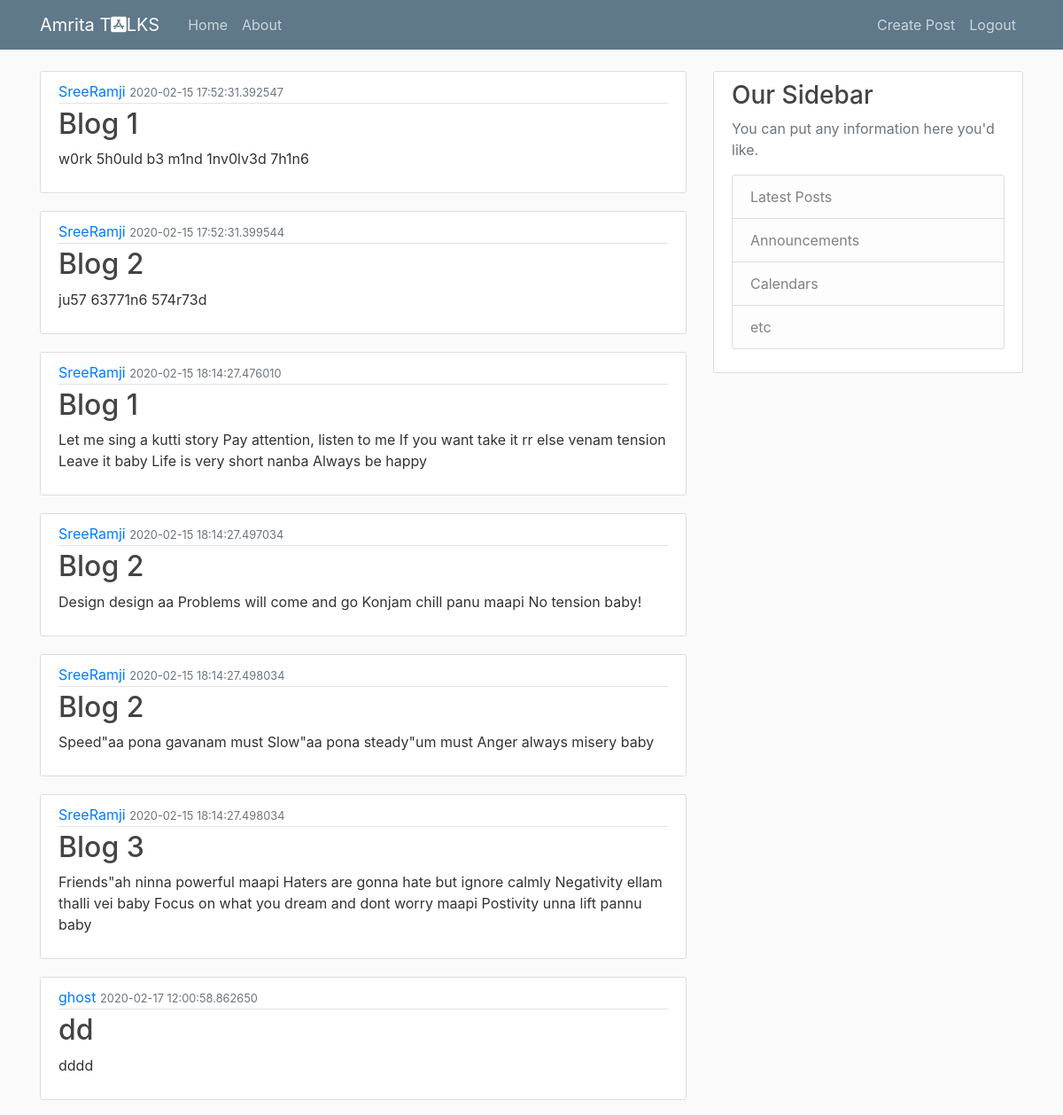
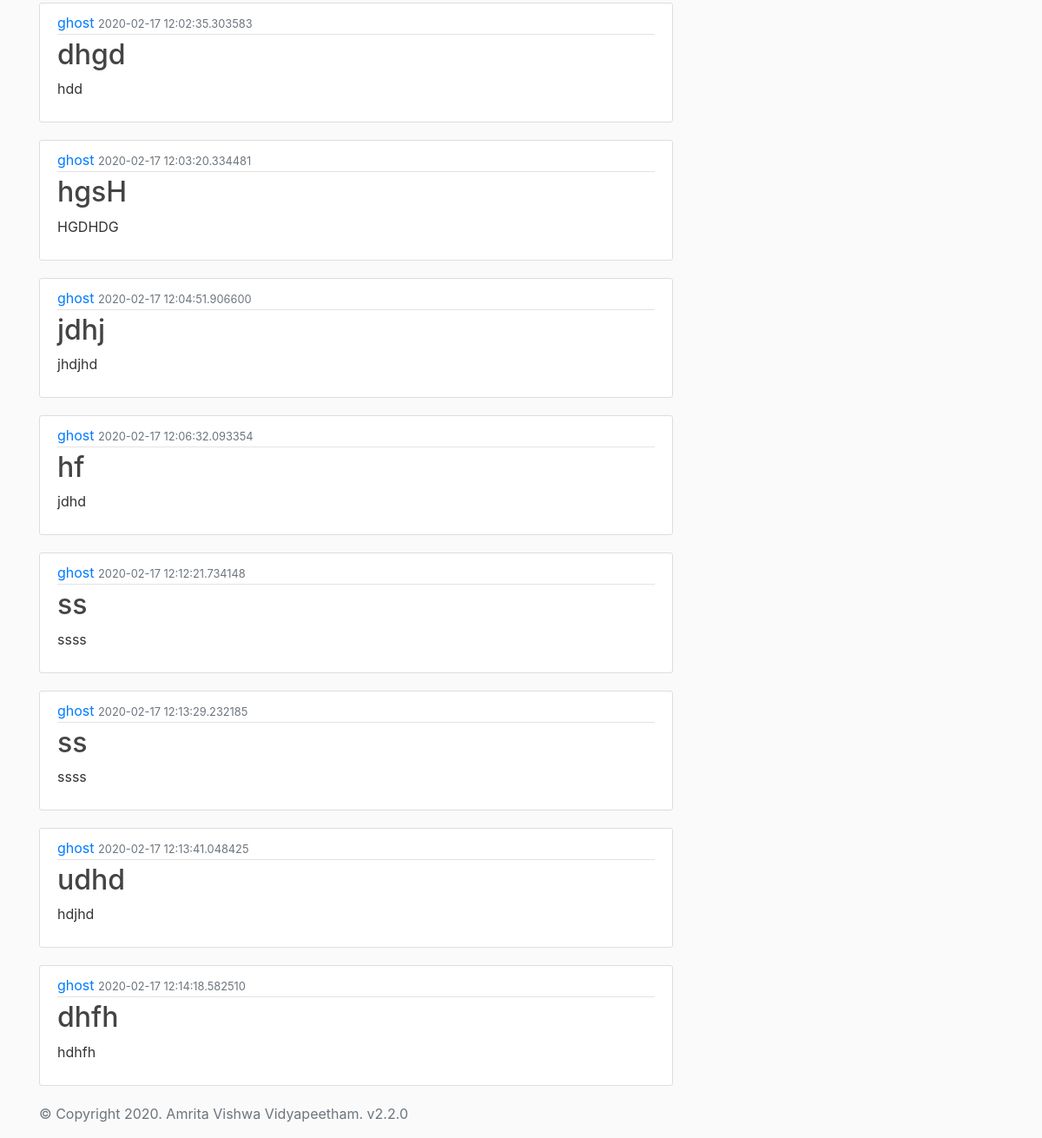
Before: /home (signed in) with the older database file (2 pictures, top to bottom).
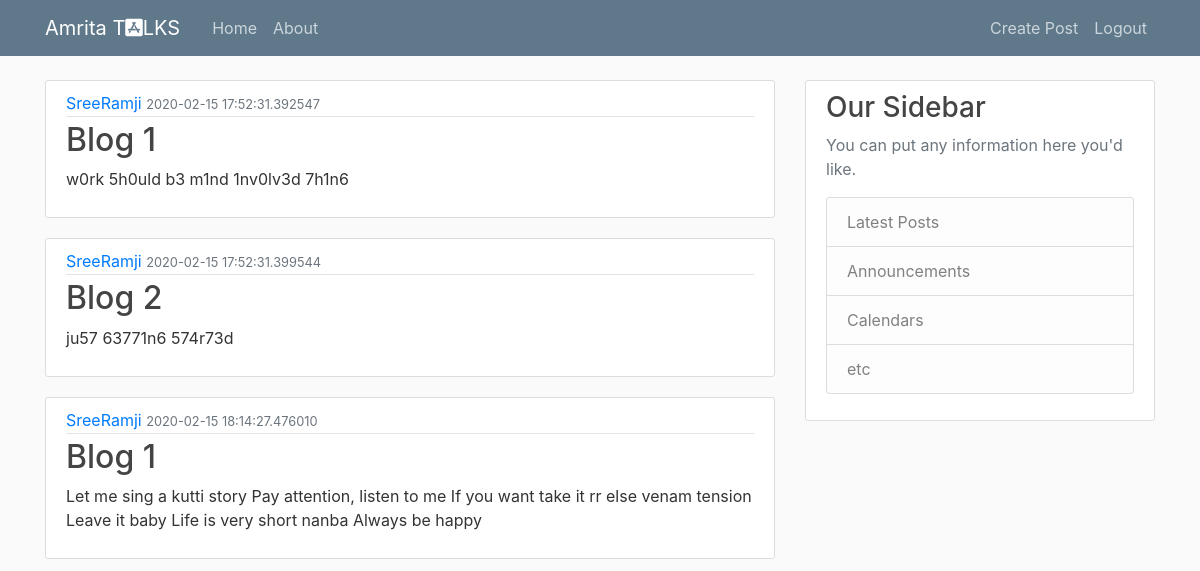
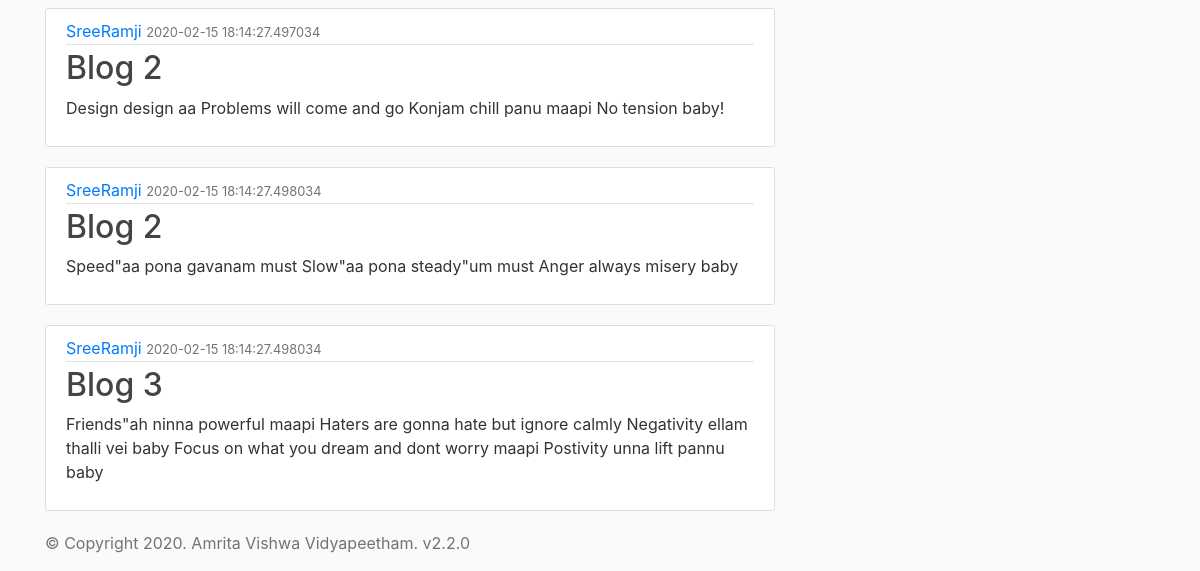
After: the same page with the newer database file (2 pictures, top to bottom).
### blog.py (models this page shows, shortened)
class User(db.Model):
    id = db.Column(db.Integer, primary_key=True)
    username = db.Column(db.String(20), unique=True, nullable=False)
    email = db.Column(db.String(120), unique=True, nullable=False)
    image_file = db.Column(db.String(20), nullable=False, default='default.jpg')
    password = db.Column(db.String(60), nullable=False)
    posts = db.relationship('Post', backref='author', lazy=True)

class Post(db.Model):
    id = db.Column(db.Integer, primary_key=True)
    title = db.Column(db.String(100), nullable=False)
    date_posted = db.Column(db.DateTime, nullable=False, default=datetime.utcnow)
    content = db.Column(db.Text, nullable=False)
    user_id = db.Column(db.Integer, db.ForeignKey('user.id'), nullable=False)

### blog.py (the view)
@app.route("/")
@app.route("/home")
@login_required
def home():
    update()
    return render_template("home.html",posts=posts)

### blog.py (called while the page is built)
def login_required(f):
    @wraps(f)
    def wrap(*args, **kwargs):
        if 'logged_in' in session:
            return f(*args, **kwargs)
        else:
            flash('You need to login first.','danger')
            return redirect(url_for('login'))
    return wrap

def row2dict(row):
    d = {}
    for column in row.__table__.columns:
        if(column.name=='user_id'):
            d["author"] =   str(db.session.query(User).filter_by(id=int(str(getattr(row, column.name)))).first().username)
        else:
            d[column.name] = str(getattr(row, column.name))
    return d

def update():
    posts.clear()
    for i in db.session.query(Post).all():
        posts.append(row2dict(i))

### templates/home.html
{% extends "layout.html" %}
{% block content2 %}
            <div class="navbar-nav">
                <a class="nav-item nav-link" href="/create">Create Post</a>
                <a class="nav-item nav-link" href="/logout">Logout</a>
            </div>
{% endblock content2 %}
{% block content %}
    {% for post in posts %}
        <article class="media content-section">
            <div class="media-body">
                <div class="article-metadata">
                    <a class="" href="#">{{post.author}}</a>
                    <small class="text-muted">{{post.date_posted}}</small>
                </div>
                <h2>{{post.title}}</h2>
                <p class="">{{post.content}}</p>
            </div>
        </article>
    {% endfor %}
{% endblock content%}

### templates/layout.html (shortened to what this page needs)
<!DOCTYPE html>
<html>
<head>
    <link rel="stylesheet" href="https://maxcdn.bootstrapcdn.com/bootstrap/4.0.0/css/bootstrap.min.css">
    <link rel="stylesheet" type="text/css" href="{{ url_for('static', filename='main.css') }}">
    <link rel="stylesheet" href="https://use.fontawesome.com/releases/v5.4.1/css/all.css">
</head>
<body>
    <header class="site-header">
      <nav class="navbar navbar-expand-md navbar-dark bg-steel fixed-top">
        <div class="container">
            <a class="navbar-brand mr-4" href="/">Amrita T<i class="fab fa-app-store-ios"></i>LKS</a>
          <div class="collapse navbar-collapse" id="navbarToggle">
            <div class="navbar-nav mr-auto">
              <a class="nav-item nav-link" href="/">Home</a>
              <a class="nav-item nav-link" href="/about">About</a>
            </div>
                    {% block content2 %}{% endblock content2 %}
          </div>
        </div>
      </nav>
    </header>
    <main role="main" class="container">
      <div class="row">
         <div class="col-md-8">
          {% block content %}{% endblock %}
        </div>
        <div class="col-md-4">
          <div class="content-section">
            <h3>Our Sidebar</h3>
            <p class='text-muted'>You can put any information here you'd like.
              <ul class="list-group">
                <li class="list-group-item list-group-item-light">Latest Posts</li>
                <li class="list-group-item list-group-item-light">Announcements</li>
                <li class="list-group-item list-group-item-light">Calendars</li>
                <li class="list-group-item list-group-item-light">etc</li>
              </ul>
            </p>
          </div>
        </div>
      </div>
    </main>
    <footer class="footer">
        <div class="container">
            <p class="text-muted" onclick="#" style="cursor:pointer;">
                © Copyright 2020. Amrita Vishwa Vidyapeetham. v2.2.0</p>
        </div>
    </footer>
</body>
</html>

### static/main.css (style rules this page uses)
body { background: #fafafa; color: #333333; margin-top: 5rem; }
h1, h2, h3, h4, h5, h6 { color: #444444; }
.bg-steel { background-color: #5f788a; }
.site-header .navbar-nav .nav-link { color: #cbd5db; }
.content-section { background: #ffffff; padding: 10px 20px; border: 1px solid #dddddd; border-radius: 3px; margin-bottom: 20px; }
.article-metadata { padding-bottom: 1px; margin-bottom: 4px; border-bottom: 1px solid #e3e3e3 }

Changed rows visible on the page:
no longer on this page (row unchanged): User: author "ghost" "ghost" "ghost" "ghost" "ghost" "ghost" "ghost" "ghost" "ghost"
removed Post: title "dd", content "dddd"
removed Post: title "dhgd", content "hdd"
removed Post: title "hgsH", content "HGDHDG"
removed Post: title "jdhj", content "jhdjhd"
removed Post: title "hf", content "jdhd"
removed Post: title "ss", content "ssss"
removed Post: title "ss", content "ssss"
removed Post: title "udhd", content "hdjhd"
removed Post: title "dhfh", content "hdhfh"
Other visible differences:
list line gone: "2020-02-17 12:00:58.862650"
list line gone: "2020-02-17 12:02:35.303583"
list line gone: "2020-02-17 12:03:20.334481"
list line gone: "2020-02-17 12:04:51.906600"
list line gone: "2020-02-17 12:06:32.093354"
list line gone: "2020-02-17 12:12:21.734148"
list line gone: "2020-02-17 12:13:29.232185"
list line gone: "2020-02-17 12:13:41.048425"
list line gone: "2020-02-17 12:14:18.582510"
